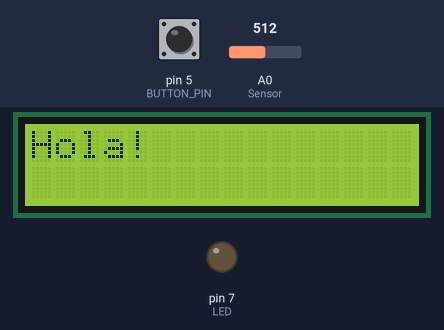
The sketch below on a simulated Arduino Uno, built with avr-gcc and run on an emulated ATmega328P. On the bench: 16×2 character LCD, output pins drawn as LEDs (lit = HIGH). Inputs (shaded band) come from the test bench; at power-on: pin 5 (BUTTON_PIN) HIGH, A0 (Sensor) = 512. Pins used as bus, display or sensor lines are not drawn; what the sketch prints to the serial monitor is not drawn.

Above: at 1.2 s.
1.3 s: pin 5 (BUTTON_PIN) pulled LOW for 3 s
At 4.0 s:
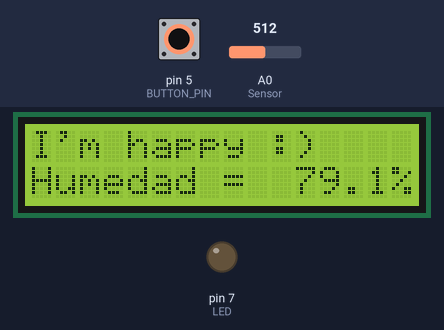
5.8 s: A0 (Sensor) set to 542
At 7.5 s:
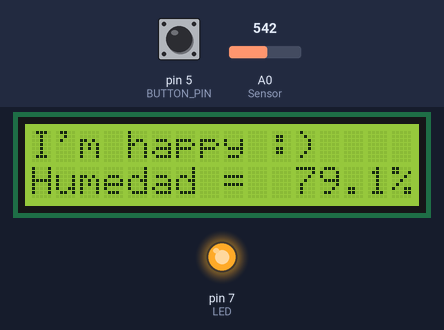
9.7 s: pin 5 (BUTTON_PIN) pulled LOW for 3 s
At 13.5 s:
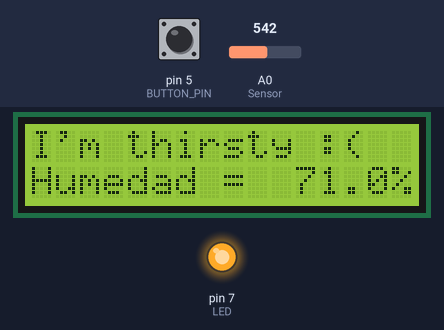
14.2 s: A0 (Sensor) set to 511
At 15.8 s:
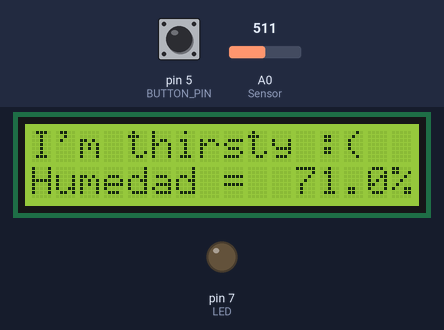
18.1 s: A0 (Sensor) set to 716
At 21.6 s:
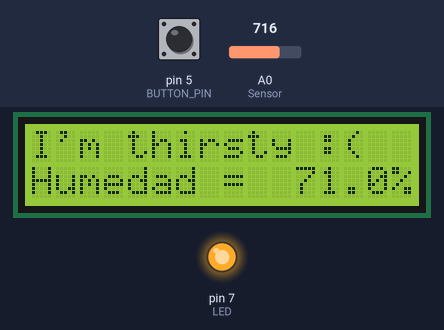
22.5 s: A0 (Sensor) set to 306
At 25.1 s:
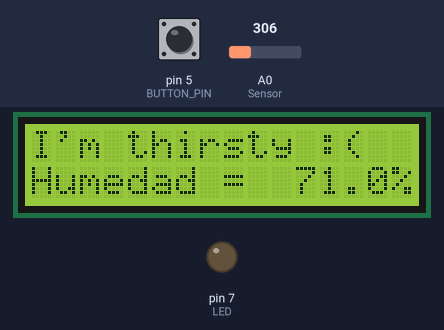
Timing chart, 0 to 26.6 s (numbered marks = the images above; inputs shaded):
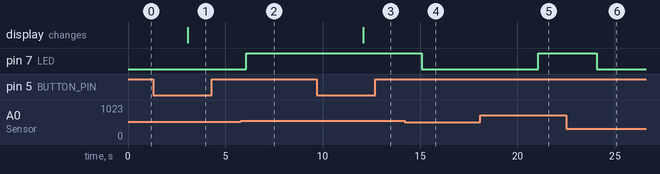

Measured:
- the behaviour switches between 527 and 528 on A0 (Sensor) (found by bisection; images 1 and 2)
- after the input at 1.3 s, the display: changes after 1.8 s (image 1)
- after the input at 5.8 s, pin 7 (LED): LOW → HIGH after 0.27 s
- after the input at 9.7 s, the display: changes after 2.4 s (image 3)
- after the input at 14.2 s, pin 7 (LED): HIGH → LOW after 0.88 s
- after the input at 18.1 s, pin 7 (LED): LOW → HIGH after 3.0 s
- after the input at 22.5 s, pin 7 (LED): HIGH → LOW after 1.6 s

The sketch:

operation.ino
```cpp
// (licence header left out)
/***********Notice and Trouble shooting***************
 1.Connection and Diagram can be found here: https://www.dfrobot.com/wiki/index.php?title=Capacitive_Soil_Moisture_Sensor_SKU:SEN0193
 2.This code is tested on Arduino Uno.
 3.Sensor is connect to Analog 0 port.
 ****************************************************/
// JU - added support to the LCD
// include the library code:
#include <LiquidCrystal.h>
// initialize the library with the numbers of the interface pins
const int DB07 = 8;
const int DB06 = 9;
const int DB05 = 10;
const int DB04 = 11;
const int E = 12;
const int RS = 13;

LiquidCrystal lcd(RS, E, DB04, DB05, DB06, DB07);

// Add control to switch on and off the lcd (to save battery)
const int BUTTON_PIN = 5;  // the number of the pushbutton pin
const int LCD_PIN = 6;    // the number of the LCD "A" pin (LED+)
// initialise the ButtonState
int buttonState = 0;  // variable for reading the pushbutton status

// Add LED alerting low humidity
#define LED 7 //connect LED to digital pin7

// Power through laptop USB
// const float AirValue = 815.0;   //When powerup through the USB (laptop)
// const float WaterValue = 445.0;  //When powerup through the power cord (elec socket)

// Power through electrical socket
const float AirValue = 805.0;   //When powerup through the power cord (elec socket)
const float WaterValue = 435.0;  //When powerup through the power cord (elec socket)

int setT = 3000;
int T = setT; // sampling interval (milli second)

int soilMoistureValue = 0;
float m = 100.0 / (WaterValue - AirValue);
float n = -1.0 * m * AirValue;
float pcRelMoistureValue = 0.0;
float moistureThreshold = 75.0; // Threshold to set the LED on (i.e. require water)

// Text buffer
char top_buffer [18]; // a few bytes larger than your LCD line
char bottom_buffer [18]; // a few bytes larger than your LCD line

void setup() {
  // initialize the pushbutton pin as an input:
  // https://roboticsbackend.com/arduino-push-button-tutorial/
  pinMode(BUTTON_PIN, INPUT_PULLUP);
  // initialize the LCD Switch pin as an output:
  pinMode(LCD_PIN, OUTPUT);
  // Initial state of the screen is ON:
  digitalWrite(LCD_PIN, HIGH);
  // Add button-press indicator with the built-in led
  pinMode(LED_BUILTIN, OUTPUT);

  // initialize the digital LED as an output.
   pinMode(LED, OUTPUT);
  // set up the LCD's number of columns and rows:
  lcd.begin(16, 2);
  lcd.print("Hola!");
  Serial.begin(9600); // open serial port, set the baud rate to 9600 bps
}

void loop() {

  // read the state of the pushbutton value:
  buttonState = digitalRead(BUTTON_PIN);
  // Read the humidity sensor and gets a percentage equivalent
  soilMoistureValue = (float) analogRead(A0);  //put Sensor insert into soil
  pcRelMoistureValue = soilMoistureValue * m + n;
  Serial.println(pcRelMoistureValue);

  if (pcRelMoistureValue <= moistureThreshold) {
      digitalWrite(LED, HIGH);   // set the LED on
      sprintf(top_buffer, "I'm thirsty :(");
      sprintf(bottom_buffer, "Humedad = %3d.%1d%%", (int)pcRelMoistureValue,int(pcRelMoistureValue*10)%10);
  } else {
      digitalWrite(LED, LOW);   // set the LED off
      sprintf(top_buffer, "I'm happy :)  ");
      sprintf(bottom_buffer, "Humedad = %3d.%1d%%", (int)pcRelMoistureValue,int(pcRelMoistureValue*10)%10);
  }

  // Ensure the screen is off by default:
  // check if the pushbutton is pressed. If it is, the buttonState is HIGH:
  if (buttonState == LOW) {
    digitalWrite(LED_BUILTIN, HIGH);
    digitalWrite(LCD_PIN, HIGH);
    lcd.setCursor(0, 0);
    lcd.print(top_buffer);
    lcd.setCursor(0, 1);
    lcd.print(bottom_buffer);
    // lcd.print(pcRelMoistureValue);
  } else {
    digitalWrite(LED_BUILTIN, LOW);
    digitalWrite(LCD_PIN, LOW);
  }

  delay(T);
}
```
